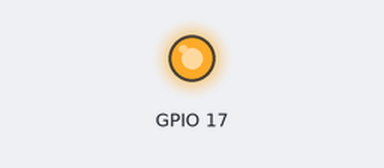
Recording of a program running on a simulated Raspberry Pi (BCM pin numbers). Shown: output pins drawn as LEDs (lit = HIGH). At 0.0 s the program stops and its outputs stay as they are.

Above: at 0.1 s.
Timing chart, 0 to 1.5 s (numbered marks = the images above):
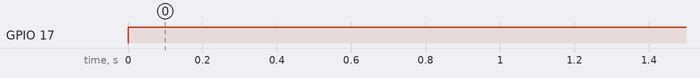

Measured:
- by itself, GPIO 17: LOW → HIGH at 0.00 s

The program:

enciende.py
```python
#!usr/bin/env/ python
## enciende.py
#Importamos la libreria y le cambiamos el nombre a GPIO
import RPi.GPIO as GPIO
#Establecemos el sistema de numeracion que queramos,
#en este caso el sistema BCM
GPIO.setmode(GPIO.BCM)
#Configuramos el pin GPIO 17 como una salida
GPIO.setup(17, GPIO.OUT)
#Encendemos el led
GPIO.output(17, GPIO.HIGH)
```
